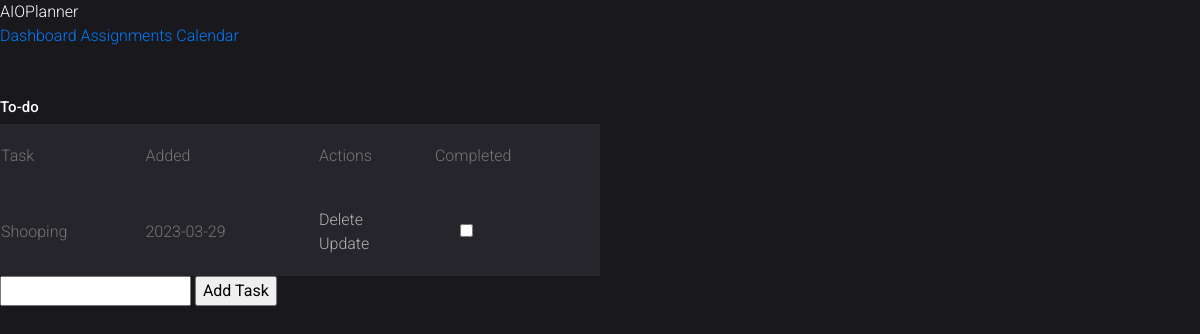
Before: / with the older database file.
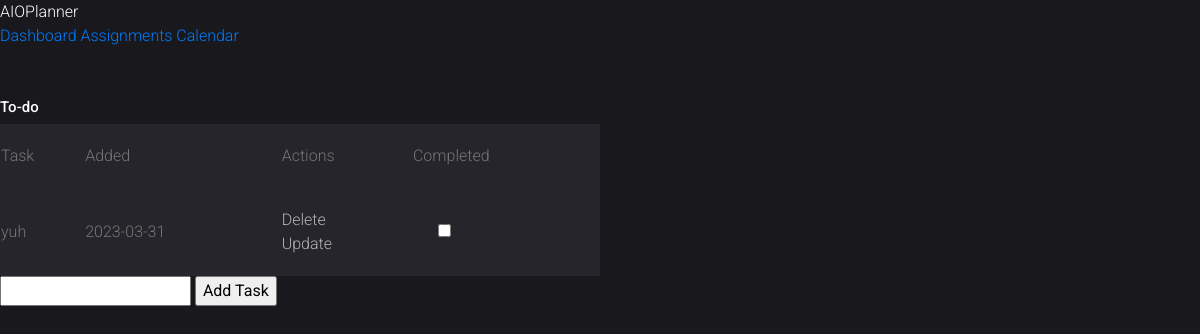
After: the same page with the newer database file.
### src/Models/models.py (models this page shows, shortened)
class Todo(db.Model):
    id = db.Column(db.Integer, primary_key = True)
    content = db.Column(db.String(200), nullable = False)
    completed = db.Column(db.Integer, default = 0)
    date_created = db.Column(db.DateTime, default = datetime.utcnow)

### app.py (the view)
@app.route('/', methods = ['POST', 'GET'])
def index():
    if request.method == "POST":
        task_content = request.form['content']
        new_Task = Todo(content=task_content)
        try:
            db.session.add(new_Task)
            db.session.commit()
            return redirect('/')
        except:
            return "There was an issue adding your task"
    else:
        tasks = Todo.query.order_by(desc(Todo.date_created)).all()
        return render_template("dashboard.html", tasks=tasks)

### templates/dashboard.html (shortened to what this page needs)
{% extends "base.html" %}
{% block body %}
<div class="page-content">
    <h1 class = "To-do_title" style="color:white">To-do</h1>
    <table class="custom-table">
        <tr scope="row">
            <th scope="col">Task</th>
            <th scope="col">Added</th>
            <th scope="col">Actions</th>
            <th scope="col">Completed</th>
        </tr>
        {% for task in tasks %}
            <tr scope="row">
                <td>{{ task.content }}</td>
                <td>{{ task.date_created.date() }}</td>
                <td>
                    <a href="/delete/{{task.id}}">Delete</a>
                    <br>
                    <a href="/update/{{task.id}}">Update</a>
                </td>
                <td>
                    <form action = "/checkbox/{{task.id}}", method = "POST" >
                        {% if task.completed == true%}
                        <tab></tab>
                        <input type = "checkbox" name = "Check" class = "Check" onChange="this.form.submit()" checked>
                        {%- elif task.completed == false -%}
                        <input type = "checkbox" name = "Check" class = "Check" onChange="this.form.submit()">
                        {%- endif %}
                    </form>
                </td>
            </tr>
        {% endfor %}
    </table>
    <form action = "/" method = "POST">
        <input type="text"  name="content" id = "content">
        <input type="submit" value="Add Task">
    </form>
</div>
{% endblock %}

Changed rows visible on the page:
removed Todo: content "Shooping", date_created "2023-03-29"
added Todo: content "yuh", date_created "2023-03-31"
